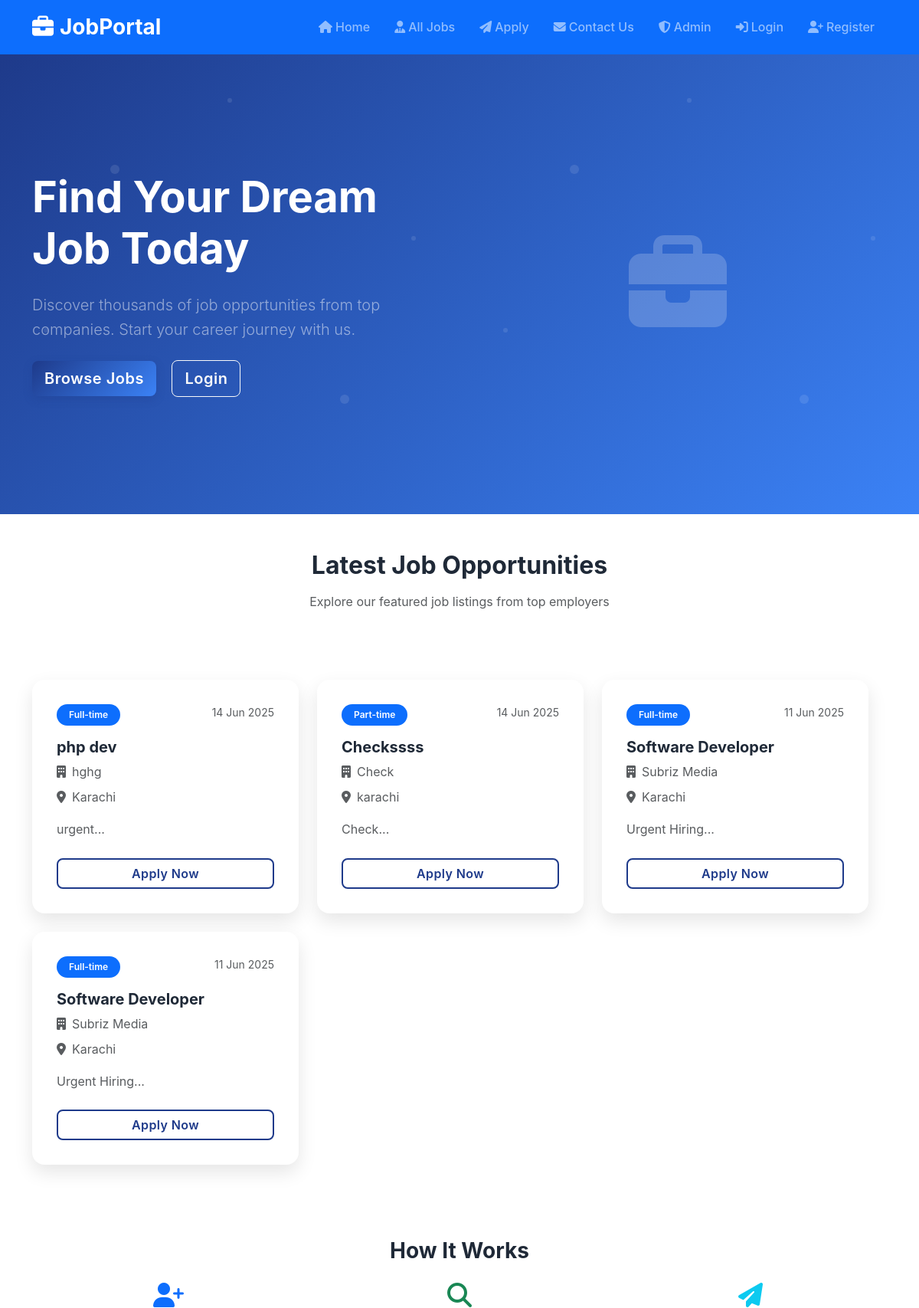
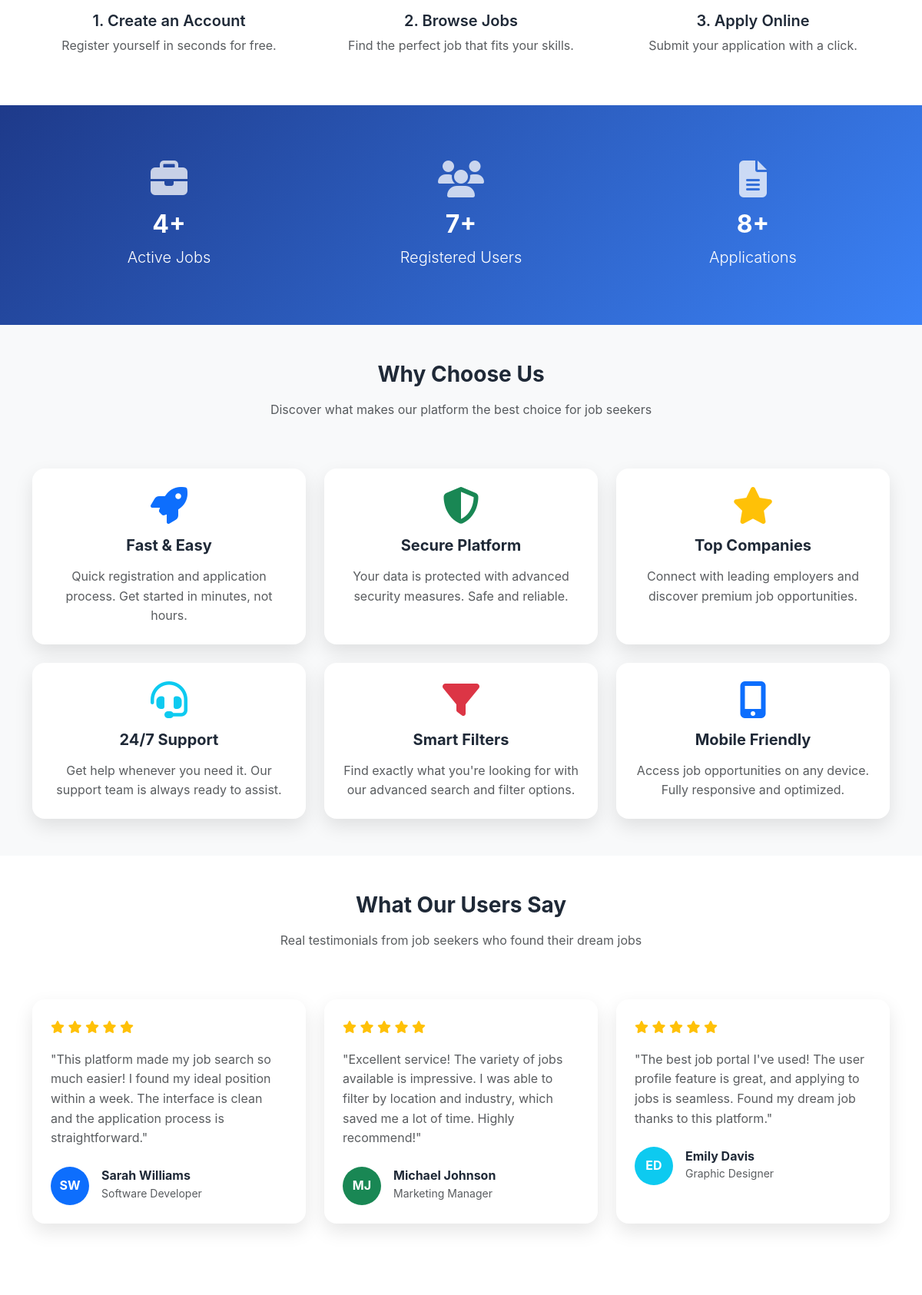
The page / (upper part) on the database its author committed (2 pictures, top to bottom).
### tables this page shows
CREATE TABLE `jobs` (
  `id` int(11) NOT NULL,
  `title` varchar(255) NOT NULL,
  `company` varchar(255) NOT NULL,
  `location` varchar(255) DEFAULT NULL,
  `category` varchar(100) DEFAULT NULL,
  `type` varchar(100) DEFAULT NULL,
  `description` text DEFAULT NULL,
  `created_at` timestamp NOT NULL DEFAULT current_timestamp()
);

CREATE TABLE `testimonials` (
  `id` int(11) NOT NULL AUTO_INCREMENT,
  `name` varchar(100) NOT NULL,
  `profession` varchar(100) NOT NULL,
  `review` text NOT NULL,
  `rating` int(1) NOT NULL DEFAULT 5,
  `avatar_color` varchar(20) DEFAULT 'primary',
  `is_active` tinyint(1) NOT NULL DEFAULT 1,
  `created_at` timestamp NOT NULL DEFAULT current_timestamp(),
  PRIMARY KEY (`id`)
);

### index.php (the view, shortened to what this page needs)
<?php
$servername = "localhost";
$username = "root";
$password = "";
$dbname = "user";
$conn = mysqli_connect($servername, $username, $password, $dbname);
include 'partials/header.php'; ?>
<div class="hero-section">
    <div class="container">
        <div class="row align-items-center min-vh-75">
            <div class="col-lg-6">
                <h1 class="display-4 fw-bold text-white mb-4">Find Your Dream Job Today</h1>
                <p class="lead text-white-50 mb-4">Discover thousands of job opportunities from top companies. Start your career journey with us.</p>
                <a href="jobs.php" class="btn btn-primary btn-lg me-3">Browse Jobs</a>
                <a href="loginuser.php" class="btn btn-outline-light btn-lg"> Login</a>
            </div>
            <div class="col-lg-6 text-center">
                <i class="fas fa-briefcase hero-icon"></i>
            </div>
        </div>
    </div>
</div>
<div class="container py-5">
    <div class="row mb-5">
        <div class="col-12 text-center">
            <h2 class="fw-bold mb-3">Latest Job Opportunities</h2>
            <p class="text-muted">Explore our featured job listings from top employers</p>
        </div>
    </div>
    <div class="row g-4">
       <div class="row g-4">
<?php
$sql = "SELECT * FROM jobs ORDER BY created_at DESC LIMIT 6";
$result = mysqli_query($conn, $sql);
if (mysqli_num_rows($result) > 0):
    while ($job = mysqli_fetch_assoc($result)):
?>
    <div class="col-lg-4 col-md-6">
        <div class="job-card h-100">
            <div class="card-body">
                <div class="d-flex justify-content-between align-items-start mb-3">
                    <span class="badge bg-primary"><?= htmlspecialchars(ucwords($job['type'])) ?></span>
                    <small class="text-muted"><?= date("d M Y", strtotime($job['created_at'])) ?></small>
                </div>
                <h5 class="card-title fw-bold mb-2"><?= htmlspecialchars($job['title']) ?></h5>
                <p class="text-muted mb-2"><i class="fas fa-building me-2"></i><?= htmlspecialchars($job['company']) ?></p>
                <p class="text-muted mb-3"><i class="fas fa-map-marker-alt me-2"></i><?= htmlspecialchars($job['location']) ?></p>
                <p class="card-text text-muted mb-4"><?= htmlspecialchars(substr($job['description'], 0, 150)) ?>...</p>
                <a href="apply.php?job=<?= $job['id'] ?>" class="btn btn-outline-primary w-100">Apply Now</a>
            </div>
        </div>
    </div>
<?php
    endwhile;
else:
    echo "<p class='text-muted text-center'>No jobs posted yet.</p>";
endif;
?>
</div>
            </div>
        </div>
<section class="py-5">
  <div class="container text-center">
    <h3 class="fw-bold mb-4">How It Works</h3>
    <div class="row g-4">
      <div class="col-md-4">
        <i class="fas fa-user-plus fa-2x text-primary mb-3"></i>
        <h5 class="fw-semibold">1. Create an Account</h5>
        <p class="text-muted">Register yourself in seconds for free.</p>
      </div>
      <div class="col-md-4">
        <i class="fas fa-search fa-2x text-success mb-3"></i>
        <h5 class="fw-semibold">2. Browse Jobs</h5>
        <p class="text-muted">Find the perfect job that fits your skills.</p>
      </div>
      <div class="col-md-4">
        <i class="fas fa-paper-plane fa-2x text-info mb-3"></i>
        <h5 class="fw-semibold">3. Apply Online</h5>
        <p class="text-muted">Submit your application with a click.</p>
      </div>
    </div>
  </div>
</section>
<?php
$stats_query = "SELECT COUNT(*) as total_jobs FROM jobs";
$stats_result = mysqli_query($conn, $stats_query);
$total_jobs = 0;
if ($stats_result) {
    $row = mysqli_fetch_assoc($stats_result);
    $total_jobs = $row['total_jobs'];
}
$user_query = "SELECT COUNT(*) as total_users FROM users";
$user_result = mysqli_query($conn, $user_query);
$total_users = 0;
if ($user_result) {
    $row = mysqli_fetch_assoc($user_result);
    $total_users = $row['total_users'];
}
$app_query = "SELECT COUNT(*) as total_applications FROM job_applications";
$app_result = mysqli_query($conn, $app_query);
$total_applications = 0;
if ($app_result) {
    $row = mysqli_fetch_assoc($app_result);
    $total_applications = $row['total_applications'];
}
?>
<section class="py-5" style="background: linear-gradient(135deg, #1e3a8a 0%, #3b82f6 100%);">
  <div class="container">
    <div class="row text-center text-white g-4">
      <div class="col-md-4">
        <div class="p-4">
          <i class="fas fa-briefcase fa-3x mb-3 opacity-75"></i>
          <h2 class="fw-bold mb-2"><?php echo $total_jobs; ?>+</h2>
          <p class="lead mb-0">Active Jobs</p>
        </div>
      </div>
      <div class="col-md-4">
        <div class="p-4">
          <i class="fas fa-users fa-3x mb-3 opacity-75"></i>
          <h2 class="fw-bold mb-2"><?php echo $total_users; ?>+</h2>
          <p class="lead mb-0">Registered Users</p>
        </div>
      </div>
      <div class="col-md-4">
        <div class="p-4">
          <i class="fas fa-file-alt fa-3x mb-3 opacity-75"></i>
          <h2 class="fw-bold mb-2"><?php echo $total_applications; ?>+</h2>
          <p class="lead mb-0">Applications</p>
        </div>
      </div>
    </div>
  </div>
</section>
<section class="py-5 bg-light">
  <div class="container">
    <div class="row mb-5">
      <div class="col-12 text-center">
        <h3 class="fw-bold mb-3">Why Choose Us</h3>
        <p class="text-muted">Discover what makes our platform the best choice for job seekers</p>
      </div>
    </div>
    <div class="row g-4">
      <div class="col-md-6 col-lg-4">
        <div class="job-card h-100">
          <div class="card-body p-4 text-center">
            <i class="fas fa-rocket fa-3x text-primary mb-3"></i>
            <h5 class="fw-bold mb-3">Fast & Easy</h5>
            <p class="text-muted mb-0">Quick registration and application process. Get started in minutes, not hours.</p>
          </div>
        </div>
      </div>
      <div class="col-md-6 col-lg-4">
        <div class="job-card h-100">
          <div class="card-body p-4 text-center">
            <i class="fas fa-shield-alt fa-3x text-success mb-3"></i>
            <h5 class="fw-bold mb-3">Secure Platform</h5>
            <p class="text-muted mb-0">Your data is protected with advanced security measures. Safe and reliable.</p>
          </div>
        </div>
      </div>
      <div class="col-md-6 col-lg-4">
        <div class="job-card h-100">
          <div class="card-body p-4 text-center">
            <i class="fas fa-star fa-3x text-warning mb-3"></i>
            <h5 class="fw-bold mb-3">Top Companies</h5>
            <p class="text-muted mb-0">Connect with leading employers and discover premium job opportunities.</p>
          </div>
        </div>
      </div>
      <div class="col-md-6 col-lg-4">
        <div class="job-card h-100">
          <div class="card-body p-4 text-center">
            <i class="fas fa-headset fa-3x text-info mb-3"></i>
            <h5 class="fw-bold mb-3">24/7 Support</h5>
            <p class="text-muted mb-0">Get help whenever you need it. Our support team is always ready to assist.</p>
          </div>
        </div>
      </div>
      <div class="col-md-6 col-lg-4">
        <div class="job-card h-100">
          <div class="card-body p-4 text-center">
            <i class="fas fa-filter fa-3x text-danger mb-3"></i>
            <h5 class="fw-bold mb-3">Smart Filters</h5>
            <p class="text-muted mb-0">Find exactly what you're looking for with our advanced search and filter options.</p>
          </div>
        </div>
      </div>
      <div class="col-md-6 col-lg-4">
        <div class="job-card h-100">
          <div class="card-body p-4 text-center">
            <i class="fas fa-mobile-alt fa-3x text-primary mb-3"></i>
            <h5 class="fw-bold mb-3">Mobile Friendly</h5>
            <p class="text-muted mb-0">Access job opportunities on any device. Fully responsive and optimized.</p>
          </div>
        </div>
      </div>
    </div>
  </div>
</section>
<section class="py-5">
  <div class="container">
    <div class="row mb-5">
      <div class="col-12 text-center">
        <h3 class="fw-bold mb-3">What Our Users Say</h3>
        <p class="text-muted">Real testimonials from job seekers who found their dream jobs</p>
      </div>
    </div>
    <div class="row g-4">
      <?php
      $testimonial_query = "SELECT * FROM testimonials WHERE is_active = 1 ORDER BY created_at DESC LIMIT 6";
      $testimonial_result = mysqli_query($conn, $testimonial_query);
      if ($testimonial_result && mysqli_num_rows($testimonial_result) > 0):
          while ($testimonial = mysqli_fetch_assoc($testimonial_result)):
              $initials = '';
              $names = explode(' ', $testimonial['name']);
              foreach ($names as $n) {
                  $initials .= strtoupper(substr($n, 0, 1));
              }
              $initials = substr($initials, 0, 2);
      ?>
      <div class="col-md-6 col-lg-4">
        <div class="job-card h-100">
          <div class="card-body p-4">
            <div class="mb-3">
              <?php for ($i = 0; $i < $testimonial['rating']; $i++): ?>
              <i class="fas fa-star text-warning"></i>
              <?php endfor; ?>
            </div>
            <p class="text-muted mb-4">"<?php echo htmlspecialchars($testimonial['review']); ?>"</p>
            <div class="d-flex align-items-center">
              <div class="flex-shrink-0">
                <div class="rounded-circle bg-<?php echo htmlspecialchars($testimonial['avatar_color']); ?> d-flex align-items-center justify-content-center" style="width: 50px; height: 50px;">
                  <span class="text-white fw-bold"><?php echo $initials; ?></span>
                </div>
              </div>
              <div class="flex-grow-1 ms-3">
                <h6 class="fw-bold mb-0"><?php echo htmlspecialchars($testimonial['name']); ?></h6>
                <small class="text-muted"><?php echo htmlspecialchars($testimonial['profession']); ?></small>
              </div>
            </div>
          </div>
        </div>
      </div>
      <?php
          endwhile;
      endif; ?>
    </div>
  </div>
</section>
<?php include 'partials/footer.php'; ?>

### assets/style.css (style rules this page uses)
:root { --primary-color: #1e3a8a; --primary-light: #3b82f6; --primary-dark: #1e40af; --secondary-color: #64748b; --accent-color: #f59e0b; --success-color: #10b981; --danger-color: #ef4444; --light-bg: #f8fafc; --dark-text: #1f2937; --shadow: 0 10px 25px rgba(0, 0, 0, 0.1); --shadow-lg: 0 20px 40px rgba(0, 0, 0, 0.15); }
body { font-family: 'Inter', -apple-system, BlinkMacSystemFont, sans-serif; line-height: 1.6; color: var(--dark-text); }
.min-vh-75 { min-height: 75vh; }
.hero-section { background: linear-gradient(135deg, var(--primary-color) 0%, var(--primary-light) 100%); position: relative; overflow: hidden; }
.hero-section::before { content: ''; position: absolute; top: 0; left: 0; right: 0; bottom: 0; pointer-events: none; }
.hero-icon { font-size: 8rem; color: rgba(255, 255, 255, 0.2); animation: float 3s ease-in-out infinite; }
.job-card { background: white; border: none; border-radius: 16px; box-shadow: var(--shadow); transition: all 0.3s cubic-bezier(0.4, 0, 0.2, 1); position: relative; overflow: hidden; }
.job-card::before { content: ''; position: absolute; top: 0; left: 0; right: 0; height: 4px; background: linear-gradient(90deg, var(--primary-color), var(--primary-light)); transform: scaleX(0); transition: transform 0.3s ease; }
.job-card .card-body { padding: 2rem; }
.btn { font-weight: 600; letter-spacing: 0.025em; border-radius: 8px; transition: all 0.2s ease; }
.btn-primary { background: linear-gradient(135deg, var(--primary-color), var(--primary-light)); border: none; box-shadow: 0 4px 12px rgba(30, 58, 138, 0.3); }
.btn-outline-primary { border: 2px solid var(--primary-color); color: var(--primary-color); font-weight: 600; }
.badge { font-weight: 600; padding: 0.5rem 1rem; border-radius: 20px; font-size: 0.75rem; }

### rows shown on the page
jobs: type "Full-time", created_at "14 Jun 2025", title "php dev", company "hghg", location "Karachi", description "urgent"
jobs: type "Part-time", created_at "14 Jun 2025", title "Checkssss", company "Check", location "karachi", description "Check"
jobs: type "Full-time", created_at "11 Jun 2025", title "Software Developer", company "Subriz Media", location "Karachi", description "Urgent Hiring"
jobs: type "Full-time", created_at "11 Jun 2025", title "Software Developer", company "Subriz Media", location "Karachi", description "Urgent Hiring"
testimonials: rating 5 (drawn), review "This platform made my job search so much easier! I found my ideal position within a week. The interface is clean and the application process is straightforward.", initials "SW", name "Sarah Williams", profession "Software Developer"
testimonials: rating 5 (drawn), review "Excellent service! The variety of jobs available is impressive. I was able to filter by location and industry, which saved me a lot of time. Highly recommend!", initials "MJ", name "Michael Johnson", profession "Marketing Manager"
testimonials: rating 5 (drawn), review "The best job portal I've used! The user profile feature is great, and applying to jobs is seamless. Found my dream job thanks to this platform.", initials "ED", name "Emily Davis", profession "Graphic Designer"

### other values the page prints
$total_jobs "4"
$total_users "7"
$total_applications "8"
